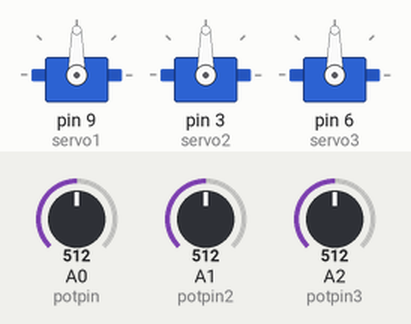
This sketch was run on a simulated Arduino Uno, built with avr-gcc and run on an emulated ATmega328P. Shown: 3 × servo. The test bench sets the inputs (shaded band); at power-on: A0 (potpin) = 512, A1 (potpin2) = 512, A2 (potpin3) = 512.

Above: at 1.2 s.
1.3 s: A0 (potpin) set to 716
At 1.6 s:
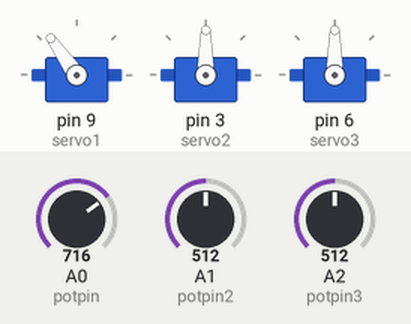
2.8 s: A1 (potpin2) set to 716
At 3.9 s:
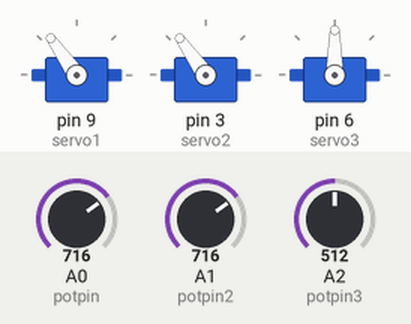
4.3 s: A2 (potpin3) set to 716
At 5.0 s:
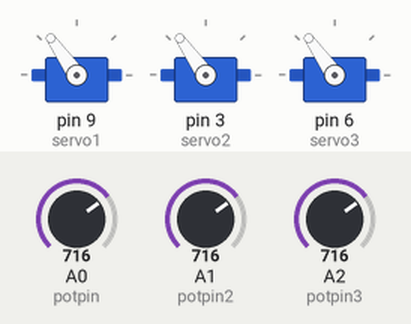
5.8 s: A0 (potpin) set to 900
At 6.2 s:
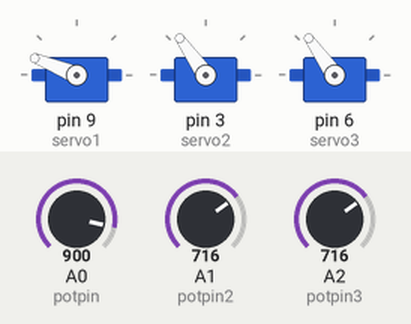
7.3 s: A1 (potpin2) set to 900
At 8.5 s:
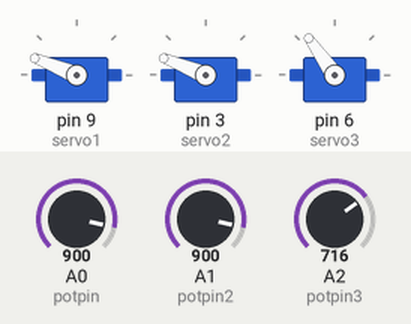
8.8 s: A2 (potpin3) set to 900
At 9.7 s:
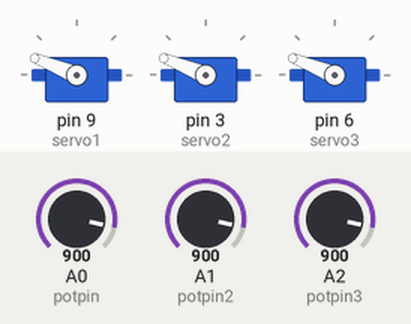
Timing chart, 0 to 11.3 s (numbered marks = the images above; inputs shaded):
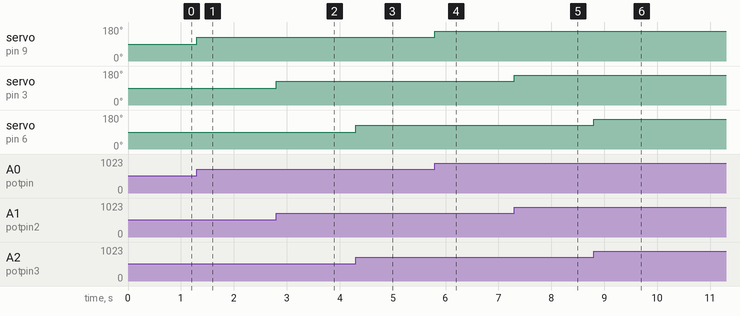

The sketch:

moduleMoveServoWithPot.ino
```cpp
#include <Servo.h>

Servo servo1;
Servo servo2;
Servo servo3;
//pot
int potpin = 0;
int potpin2 = 1;
int potpin3 = 2;

int val;
int val2;
int val3;

void setup() {
  // put your setup code here, to run once:
  servo1.attach(9);
  servo2.attach(3);
  servo3.attach(6);
}

void loop() {
  // put your main code here, to run repeatedly:
//pot
val = analogRead(potpin);
val = map(val, 0, 1023, 0, 180);     // scale it to use it with the servo (value between 0 and 180)

val2 = analogRead(potpin2);
val2 = map(val2, 0, 1023, 0, 180);     // scale it to use it with the servo (value between 0 and 180)

val3 = analogRead(potpin3);
val3 = map(val3, 0, 1023, 0, 180);     // scale it to use it with the servo (value between 0 and 180)
//pot
servo1.write(val);
servo2.write(val2);
servo3.write(val3);
}
```

Measured:
- after the input at 1.3 s, servo on pin 9 (servo1): 90° → 125° at once
- after the input at 2.8 s, servo on pin 3 (servo2): 90° → 125° at once
- after the input at 4.3 s, servo on pin 6 (servo3): 90° → 125° at once
- after the input at 5.8 s, servo on pin 9 (servo1): 125° → 158° at once
- after the input at 7.3 s, servo on pin 3 (servo2): 125° → 158° at once
- after the input at 8.8 s, servo on pin 6 (servo3): 125° → 158° at once
